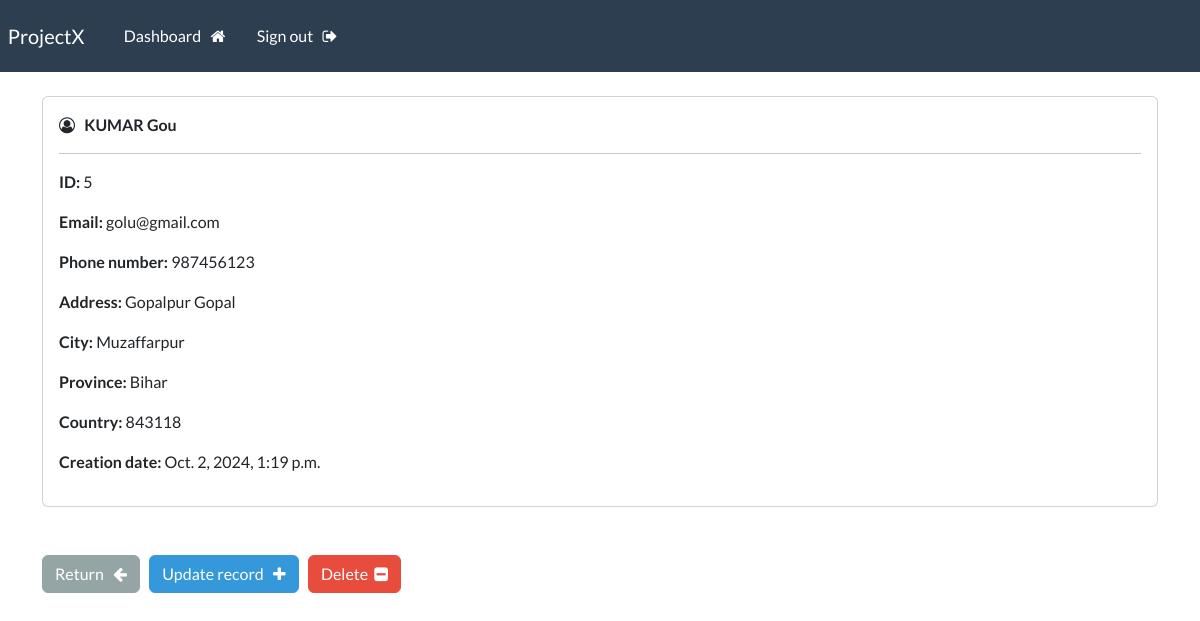
The page /view-record/5/ (signed in) on the database its author committed.
### webapp/models.py (models this page shows)
class Record(models.Model):
    created_date = models.DateTimeField(auto_now=True)
    first_name = models.CharField(max_length=100)
    last_name = models.CharField(max_length=100)
    email = models.CharField(max_length=255)
    phone = models.CharField(max_length=15)
    address = models.CharField(max_length=300)
    city = models.CharField(max_length=255)
    province = models.CharField(max_length=200)
    pincode = models.CharField(max_length=10)

### webapp/views.py (the view)
# urls.py: path("view-record/<int:pk>/", views.view_record, name="view-record"),
@login_required(login_url='login')
def view_record(request, pk):
    record = Record.objects.get(id=pk)
    context = {
        'record': record
    }
    return render(request, 'webapp/view_record.html', context)

### webapp/templates/webapp/view_record.html (shortened to what this page needs)
{% extends "webapp/base.html" %}
{% load crispy_forms_tags %}
{% block content %}
<div class="card">
            <div class="card-body">
                <i class="fa fa-user-circle-o" aria-hidden="true"></i> &nbsp;
                <strong>
                    {{record.last_name|upper}}
                    {{record.first_name}}
                </strong>
                <hr>
                <p> <strong> ID: </strong> {{record.id}} </p>
                <p> <strong> Email: </strong> {{record.email}} </p>
                <p> <strong> Phone number: </strong> {{record.phone}} </p>
                <p> <strong> Address: </strong> {{record.address}} </p>
                <p> <strong> City: </strong> {{record.city}} </p>
                <p> <strong> Province: </strong> {{record.province}} </p>
                <p> <strong> Country: </strong> {{record.pincode}} </p>
                <p> <strong> Creation date: </strong> {{record.created_date}} </p>
            </div>
        </div>
        <br>
        <br>
        <a href="{% url 'dashboard' %}" class="btn btn-secondary"> Return &nbsp; <i class="fa fa-arrow-left" aria-hidden="true"></i> </a>
        <a href="{% url 'update-record' record.id %}" class="btn btn-info"> Update record &nbsp; <i class="fa fa-plus" aria-hidden="true"></i> </a>
        <a href="{% url 'delete-record' record.id %}" class="btn btn-danger"> Delete &nbsp;<i class="fa fa-minus-square" aria-hidden="true"></i> </a>
{% endblock content %}

### rows shown on the page
Record: last_name "KUMAR", first_name "Gou", id "5", email "golu@gmail.com", phone "987456123", address "Gopalpur Gopal", city "Muzaffarpur", province "Bihar", pincode "843118", created_date "Oct. 2, 2024, 1:19 p.m."
